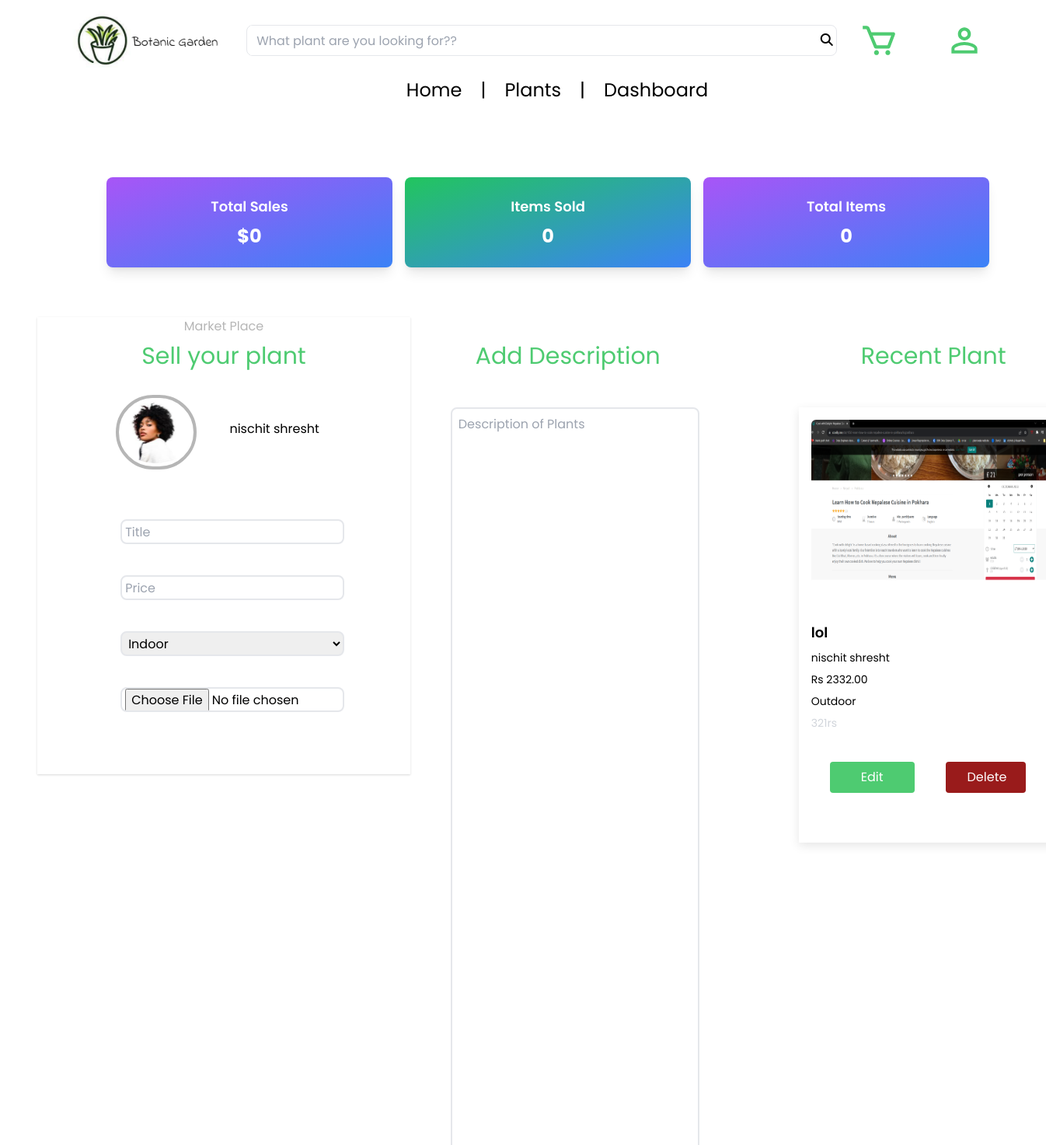
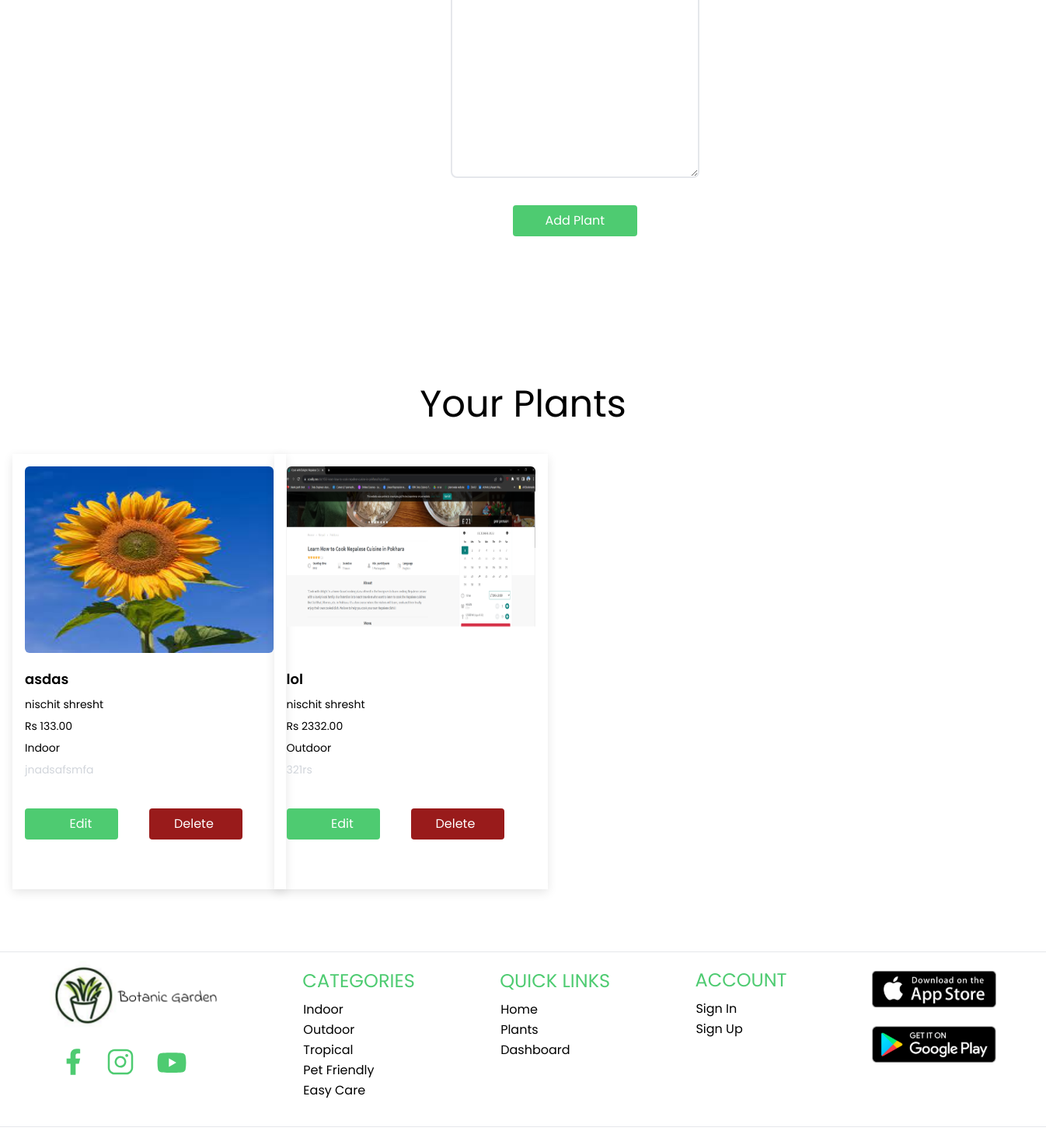
The page /dashboard/ (signed in) on the database its author committed (2 pictures, top to bottom).
### core/models.py (models this page shows, shortened)
class UserUploadPlants(models.Model):
    title = models.CharField(max_length=100)
    description = models.TextField()
    category = models.CharField(max_length=20,choices=categoryChoice, default='Indoor')
    image = models.ImageField(upload_to = "images/")
    price = models.DecimalField(max_digits=10, decimal_places=2)
    user = models.ForeignKey(User, on_delete=models.CASCADE)

### core/views.py (the view)
# urls.py: path('dashboard/', views.dashboard, name="dashboard"),
@login_required(login_url='login')
def dashboard(request):
    form = UserUploadedPlantForm()
    plants_data = UserUploadPlants.objects.filter(user = request.user)
    plants_data_first = UserUploadPlants.objects.filter(user=request.user).order_by('-id').first()
    if request.user.is_authenticated:
        first_name = request.user.first_name
    context={
        'form':form,
        'plants_data': plants_data,
        'first_name':first_name,
        'plants_data_first': plants_data_first
    }
    if request.method == 'POST':
        form = UserUploadedPlantForm(request.POST, request.FILES)
        print("vayp")
        if form.is_valid():
            instance = form.save(commit=False) #commit=False helps to not to save the form
            instance.user = request.user
            instance.save()
            messages.success(request, "Successfully Added")
            return redirect('dashboard')
        else:
            print(form.errors)
    else:
        return render(request, 'dashboard.html', context)
    if not plants_data:
        print('vayena')
        context['no_plants_message'] = "Sorry, There are currently no plants available"
    return render(request, "dashboard.html", context)

### core/forms.py
class UserUploadedPlantForm(ModelForm):
    class Meta:  # Capitalize "Meta"
        model = UserUploadPlants
        widgets = {
            'description': forms.Textarea(attrs={'rows':4, 'cols':15}),
            'price': forms.NumberInput(attrs={'min': 0, 'step': 0.01}),
        }
        exclude = ('user',)
        fields = "__all__"

### templates/dashboard.html (shortened to what this page needs)
{% extends 'base.html' %}
{% load widget_tweaks %}
{% block content %}
<div class="container  mx-auto mt-[6rem]">
        <div class="flex justify-around w-[90%] ml-[6rem]">
            <div class="text-center bg-gradient-to-br from-purple-500 to-blue-500 rounded-lg shadow-lg p-6 w-[23rem]">
                <h2 class="text-lg font-semibold text-white">Total Sales</h2>
                <p class="text-2xl font-bold mt-2 text-white">$0</p>
            </div>
            <div class="text-center bg-gradient-to-br from-green-500 to-blue-500 rounded-lg shadow-lg p-6 w-[23rem]">
                <h2 class="text-lg font-semibold text-white">Items Sold</h2>
                <p class="text-2xl font-bold mt-2 text-white">0</p>
            </div>
            <div class="text-center bg-gradient-to-br from-purple-500 to-blue-500 rounded-lg shadow-lg p-6 w-[23rem]">
                <h2 class="text-lg font-semibold text-white">Total Items</h2>
                <p class="text-2xl font-bold mt-2 text-white">0</p>
            </div>
        </div>
</div>
<div id="container" class="flex mt-[4rem]">
    <div class="w-[30%] ml-[3rem]" id="container2" >
        <div class="flex-col justify-around items-center w-[30rem]" style="box-shadow: rgba(0, 0, 0, 0.1) 0px 1px 3px 0px,rgba(0, 0, 0, 0.06) 0px 1px 2px 0px;">
            <div>
                <h1 class="text-1xl text-[#B6B6B6] text-center">Market Place</h1>
            </div>
            <div>
                <h1 class="text-3xl text-[#4ECB71] mt-2 text-center">Sell your plant</h1>
            </div>
            <div id="user" class="mt-[2rem] ml-[5rem] mb-[4rem] text-center pr-[4rem] flex justify-around h-[6rem] ">
                <div class="border-4 border-[#B6B6B6] rounded-full">
                    <img src="../static/images/customer2.svg" alt="" class="h-[6rem] w-[6rem] rounded-full pb-3">
                </div>
                <div class="text-center pr-[2rem] pt-[2rem]">
                    <p>{{ user.first_name }} {{ user.last_name }}</p>
                </div>
            </div>
            <form action="" method="post" class="mt-8" enctype="multipart/form-data">
            {% render_field form.title class="border-2 border-solid rounded-lg pl-1 pr-1 w-[60%] h-[2rem] ml-[6.7rem] mb-10" placeholder="Title" type="" %}
            {% render_field form.price class=" border-2 border-solid rounded-lg pl-1 pr-1 w-[60%] h-[2rem] ml-[6.7rem] mb-10"  placeholder="Price" %}
            {% render_field form.category class="border-2 border-solid rounded-lg pl-1 pr-1 w-[60%] h-[2rem] ml-[6.7rem] " %}
             {% if form %}
            {% if plant %}
                <div class=" w-[20rem] mb-5 ml-[5.9rem]">
                    <img src="{{ plant.image.url }}" alt="{{ plant.title }}" class="rounded-md md:aspect-auto w-full h-[15rem] rounded-lg" id="image-preview" id="image-input"/>
                </div>
                {% if plant.image.url %}
                    <input type="file" name="{{ form.image.name }}" class="border-2 border-solid rounded-lg pl-1 pr-1 w-[60%] h-[2rem] ml-[6.7rem] mb-20" id="image-input">
                {% endif %}
            {% else %}
                <input type="file" name="{{ form.image.name }}" class="border-2 border-solid rounded-lg pl-1 pr-1 w-[60%] h-[2rem] ml-[6.7rem] mb-20" id="image-input">
            {% endif %}
            {% endif %}
         </div>
    </div>
    <div class="ml-[5rem]" id="description-container">
        <div >
            <div>
                <h1 class=" text-3xl mt-[2rem] ml-[5rem] mb-[3rem] text-[#4ECB71]">Add Description</h1>
            </div>
        </div>
        {% render_field form.description class=" border-2 border-solid rounded-lg p-2 ml-[3rem] w-[20rem] h-[40vh] outline-none pl-2" placeholder="Description of Plants" %}
        <div class="pb-[5rem]">
            <button type="submit" class="bg-[#4ECB71] text-white p-2 rounded hover:animate-bounce transition-all duration-[0.45s] ml-[8rem] mt-7 mr-10 h-10 w-40">Add Plant</button>
        </div>
    </div>
    <div class="w-[30%] ml-[8rem]" id="container2" >
        <div>
            <h1 class=" text-3xl mt-[2rem] ml-[5rem] mb-[3rem] text-[#4ECB71]">Recent Plant</h1>
        </div>
        <div>
            {% if no_plants_message %}
                  <div class="text-center text-red-500 text-4xl w-[50rem] mt-5">{{ plants_data_first.no_plants_message }}</div>
            {% else %}
            {% if plants_data %}
                <div class=" w-[22rem] h-[35rem]  p-4 shadow-[rgba(0,0,0,0.1)_0px_4px_12px] ">
                  <div class=" w-[20rem] mb-5">
                    <img src="{{ plants_data_first.image.url }}" alt="{{ plants_data_first.title }}" class="rounded-md md:aspect-auto w-full h-[15rem] rounded-lg" />
                  </div>
                  <div class=" text-left">
                    <h1 class="text-lg font-semibold mt-4">{{ plants_data_first.title }}</h1>
                    <p class="mt-2 text-sm">{{ plants_data_first.user.first_name }} {{ plants_data_first.user.last_name }}</p>
                    <p class="mt-2 text-sm">Rs {{ plants_data_first.price }}</p>
                    <p class="mt-2 text-sm">{{ plants_data_first.category }}</p>
                    <p class="mt-2 text-sm text-gray-300">{{ plants_data_first.description|truncatewords:20 }}</p>
                    <div class="flex justify-around">
                        {% if plants_data_first %}
                            <a href="{% url 'editPlant' plants_data_first.id %}" class="bg-[#4ECB71] text-white p-2 rounded hover:animate-bounce transition-all duration-[0.45s] pl-10 mt-10 mr-10  w-[10rem] ml-6">Edit</a>
                        {% endif %}
                        <a href="{% url 'deletePlant' plants_data_first.id %}" class="bg-red-800 text-white p-2 rounded hover:animate-bounce transition-all duration-[0.45s] pl-7 mt-10 mr-11  w-[10rem]">Delete</a>
                    </div>
                  </div>
                </div>
                {% else %}
                <p>No plants available <p>
            {% endif %}
            {% endif %}
          </div>
    </div>
</div>
<div class="w-full" id="container4">
    <div id="feedback" class="mt-[7rem] mb-20">
        <div class="text-center text-5xl mb-10">
            <h1>Your Plants</h1>
        </div>
        <div class="grid grid-cols-4">
            {% if no_plants_message %}
                <div class="text-center text-red-500 text-4xl w-[50rem] mt-5">{{ no_plants_message }}</div>
            {% else %}
                {% if plants_data %}
                    {% for plant in plants_data %}
                        <div class="w-[22rem] h-[35rem] p-4 shadow-[rgba(0,0,0,0.1)_0px_4px_12px] mx-[1rem] mr-[2rem]">
                            <div class="w-[20rem] mb-5">
                                <img src="{{ plant.image.url }}" alt="{{ plant.title }}" class="rounded-md md:aspect-auto w-full h-[15rem] rounded-lg " />
                            </div>
                            <div class="text-left">
                                <h1 class="text-lg font-semibold mt-4">{{ plant.title }}</h1>
                                <p class="mt-2 text-sm">{{ plant.user.first_name }} {{ plant.user.last_name }}</p>
                                <p class="mt-2 text-sm">Rs {{ plant.price }}</p>
                                <p class="mt-2 text-sm">{{ plant.category }}</p>
                                <p class="mt-2 text-sm text-gray-300">{{ plant.description|truncatewords:20 }}</p>
                                <div class="flex justify-around">
                                    <button class="bg-[#4ECB71] text-white p-2 rounded hover:animate-bounce transition-all duration-[0.45s] pl-8 mt-10 mr-10 w-[10rem] edit-plant-button" data-plant-id="{{ plant.id }}">Edit</button>
                                    <a href="{% url 'deletePlant' plant.id %}" class="bg-red-800 text-white p-2 rounded hover:animate-bounce transition-all duration-[0.45s] pl-8 mt-10 mr-10  w-[10rem]">Delete</a>
                                </div>
                            </div>
                        </div>
                    {% endfor %}
                {% else %}
                    <p>No plants available</p>
                {% endif %}
            {% endif %}
        </div>
    </div>
</div>
{% endblock %}

### static/CSS/global.css (style rules this page uses)
* { font-family: "poppins", sans-serif; }

### rows shown on the page
UserUploadPlants: image (picture), title "lol", user.first_name "nischit", user.last_name "shresht", price "2332.00", category "Outdoor", description "321rs"
UserUploadPlants: image (picture), title "asdas", user.first_name "nischit", user.last_name "shresht", price "133.00", category "Indoor", description "jnadsafsmfa"

### other values the page prints
{{ user.first_name }} "nischit"
{{ user.last_name }} "shresht"
